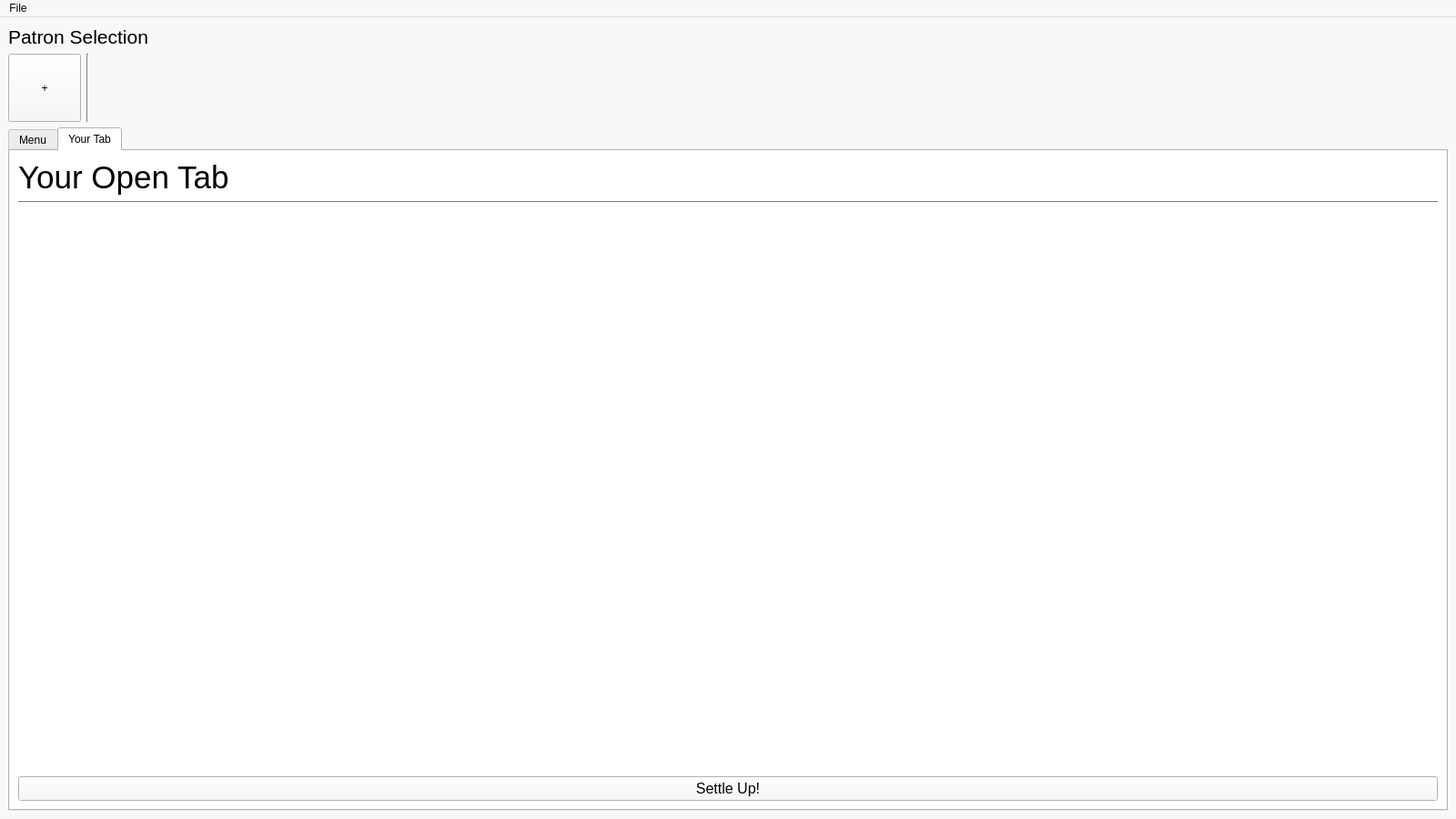
<?xml version="1.0" encoding="UTF-8"?>
<ui version="4.0">
 <class>main_window</class>
 <widget class="QMainWindow" name="main_window">
  <property name="geometry">
   <rect>
    <x>0</x>
    <y>0</y>
    <width>1600</width>
    <height>900</height>
   </rect>
  </property>
  <property name="baseSize">
   <size>
    <width>1600</width>
    <height>900</height>
   </size>
  </property>
  <property name="palette">
   <palette>
    <active>
     <colorrole role="WindowText">
      <brush brushstyle="SolidPattern">
       <color alpha="255">
        <red>0</red>
        <green>0</green>
        <blue>0</blue>
       </color>
      </brush>
     </colorrole>
     <colorrole role="Button">
      <brush brushstyle="SolidPattern">
       <color alpha="255">
        <red>248</red>
        <green>248</green>
        <blue>248</blue>
       </color>
      </brush>
     </colorrole>
     <colorrole role="Light">
      <brush brushstyle="SolidPattern">
       <color alpha="255">
        <red>255</red>
        <green>255</green>
        <blue>255</blue>
       </color>
      </brush>
     </colorrole>
     <colorrole role="Midlight">
      <brush brushstyle="SolidPattern">
       <color alpha="255">
        <red>251</red>
        <green>251</green>
        <blue>251</blue>
       </color>
      </brush>
     </colorrole>
     <colorrole role="Dark">
      <brush brushstyle="SolidPattern">
       <color alpha="255">
        <red>124</red>
        <green>124</green>
        <blue>124</blue>
       </color>
      </brush>
     </colorrole>
     <colorrole role="Mid">
      <brush brushstyle="SolidPattern">
       <color alpha="255">
        <red>165</red>
        <green>165</green>
        <blue>165</blue>
       </color>
      </brush>
     </colorrole>
     <colorrole role="Text">
      <brush brushstyle="SolidPattern">
       <color alpha="255">
        <red>0</red>
        <green>0</green>
        <blue>0</blue>
       </color>
      </brush>
     </colorrole>
     <colorrole role="BrightText">
      <brush brushstyle="SolidPattern">
       <color alpha="255">
        <red>255</red>
        <green>255</green>
        <blue>255</blue>
       </color>
      </brush>
     </colorrole>
     <colorrole role="ButtonText">
      <brush brushstyle="SolidPattern">
       <color alpha="255">
        <red>0</red>
        <green>0</green>
        <blue>0</blue>
       </color>
      </brush>
     </colorrole>
     <colorrole role="Base">
      <brush brushstyle="SolidPattern">
       <color alpha="255">
        <red>255</red>
        <green>255</green>
        <blue>255</blue>
       </color>
      </brush>
     </colorrole>
     <colorrole role="Window">
      <brush brushstyle="SolidPattern">
       <color alpha="255">
        <red>248</red>
        <green>248</green>
        <blue>248</blue>
       </color>
      </brush>
     </colorrole>
     <colorrole role="Shadow">
      <brush brushstyle="SolidPattern">
       <color alpha="255">
        <red>0</red>
        <green>0</green>
        <blue>0</blue>
       </color>
      </brush>
     </colorrole>
     <colorrole role="AlternateBase">
      <brush brushstyle="SolidPattern">
       <color alpha="255">
        <red>251</red>
        <green>251</green>
        <blue>251</blue>
       </color>
      </brush>
     </colorrole>
     <colorrole role="ToolTipBase">
      <brush brushstyle="SolidPattern">
       <color alpha="255">
        <red>255</red>
        <green>255</green>
        <blue>220</blue>
       </color>
      </brush>
     </colorrole>
     <colorrole role="ToolTipText">
      <brush brushstyle="SolidPattern">
       <color alpha="255">
        <red>0</red>
        <green>0</green>
        <blue>0</blue>
       </color>
      </brush>
     </colorrole>
    </active>
    <inactive>
     <colorrole role="WindowText">
      <brush brushstyle="SolidPattern">
       <color alpha="255">
        <red>0</red>
        <green>0</green>
        <blue>0</blue>
       </color>
      </brush>
     </colorrole>
     <colorrole role="Button">
      <brush brushstyle="SolidPattern">
       <color alpha="255">
        <red>248</red>
        <green>248</green>
        <blue>248</blue>
       </color>
      </brush>
     </colorrole>
     <colorrole role="Light">
      <brush brushstyle="SolidPattern">
       <color alpha="255">
        <red>255</red>
        <green>255</green>
        <blue>255</blue>
       </color>
      </brush>
     </colorrole>
     <colorrole role="Midlight">
      <brush brushstyle="SolidPattern">
       <color alpha="255">
        <red>251</red>
        <green>251</green>
        <blue>251</blue>
       </color>
      </brush>
     </colorrole>
     <colorrole role="Dark">
      <brush brushstyle="SolidPattern">
       <color alpha="255">
        <red>124</red>
        <green>124</green>
        <blue>124</blue>
       </color>
      </brush>
     </colorrole>
     <colorrole role="Mid">
      <brush brushstyle="SolidPattern">
       <color alpha="255">
        <red>165</red>
        <green>165</green>
        <blue>165</blue>
       </color>
      </brush>
     </colorrole>
     <colorrole role="Text">
      <brush brushstyle="SolidPattern">
       <color alpha="255">
        <red>0</red>
        <green>0</green>
        <blue>0</blue>
       </color>
      </brush>
     </colorrole>
     <colorrole role="BrightText">
      <brush brushstyle="SolidPattern">
       <color alpha="255">
        <red>255</red>
        <green>255</green>
        <blue>255</blue>
       </color>
      </brush>
     </colorrole>
     <colorrole role="ButtonText">
      <brush brushstyle="SolidPattern">
       <color alpha="255">
        <red>0</red>
        <green>0</green>
        <blue>0</blue>
       </color>
      </brush>
     </colorrole>
     <colorrole role="Base">
      <brush brushstyle="SolidPattern">
       <color alpha="255">
        <red>255</red>
        <green>255</green>
        <blue>255</blue>
       </color>
      </brush>
     </colorrole>
     <colorrole role="Window">
      <brush brushstyle="SolidPattern">
       <color alpha="255">
        <red>248</red>
        <green>248</green>
        <blue>248</blue>
       </color>
      </brush>
     </colorrole>
     <colorrole role="Shadow">
      <brush brushstyle="SolidPattern">
       <color alpha="255">
        <red>0</red>
        <green>0</green>
        <blue>0</blue>
       </color>
      </brush>
     </colorrole>
     <colorrole role="AlternateBase">
      <brush brushstyle="SolidPattern">
       <color alpha="255">
        <red>251</red>
        <green>251</green>
        <blue>251</blue>
       </color>
      </brush>
     </colorrole>
     <colorrole role="ToolTipBase">
      <brush brushstyle="SolidPattern">
       <color alpha="255">
        <red>255</red>
        <green>255</green>
        <blue>220</blue>
       </color>
      </brush>
     </colorrole>
     <colorrole role="ToolTipText">
      <brush brushstyle="SolidPattern">
       <color alpha="255">
        <red>0</red>
        <green>0</green>
        <blue>0</blue>
       </color>
      </brush>
     </colorrole>
    </inactive>
    <disabled>
     <colorrole role="WindowText">
      <brush brushstyle="SolidPattern">
       <color alpha="255">
        <red>124</red>
        <green>124</green>
        <blue>124</blue>
       </color>
      </brush>
     </colorrole>
     <colorrole role="Button">
      <brush brushstyle="SolidPattern">
       <color alpha="255">
        <red>248</red>
        <green>248</green>
        <blue>248</blue>
       </color>
      </brush>
     </colorrole>
     <colorrole role="Light">
      <brush brushstyle="SolidPattern">
       <color alpha="255">
        <red>255</red>
        <green>255</green>
        <blue>255</blue>
       </color>
      </brush>
     </colorrole>
     <colorrole role="Midlight">
      <brush brushstyle="SolidPattern">
       <color alpha="255">
        <red>251</red>
        <green>251</green>
        <blue>251</blue>
       </color>
      </brush>
     </colorrole>
     <colorrole role="Dark">
      <brush brushstyle="SolidPattern">
       <color alpha="255">
        <red>124</red>
        <green>124</green>
        <blue>124</blue>
       </color>
      </brush>
     </colorrole>
     <colorrole role="Mid">
      <brush brushstyle="SolidPattern">
       <color alpha="255">
        <red>165</red>
        <green>165</green>
        <blue>165</blue>
       </color>
      </brush>
     </colorrole>
     <colorrole role="Text">
      <brush brushstyle="SolidPattern">
       <color alpha="255">
        <red>124</red>
        <green>124</green>
        <blue>124</blue>
       </color>
      </brush>
     </colorrole>
     <colorrole role="BrightText">
      <brush brushstyle="SolidPattern">
       <color alpha="255">
        <red>255</red>
        <green>255</green>
        <blue>255</blue>
       </color>
      </brush>
     </colorrole>
     <colorrole role="ButtonText">
      <brush brushstyle="SolidPattern">
       <color alpha="255">
        <red>124</red>
        <green>124</green>
        <blue>124</blue>
       </color>
      </brush>
     </colorrole>
     <colorrole role="Base">
      <brush brushstyle="SolidPattern">
       <color alpha="255">
        <red>248</red>
        <green>248</green>
        <blue>248</blue>
       </color>
      </brush>
     </colorrole>
     <colorrole role="Window">
      <brush brushstyle="SolidPattern">
       <color alpha="255">
        <red>248</red>
        <green>248</green>
        <blue>248</blue>
       </color>
      </brush>
     </colorrole>
     <colorrole role="Shadow">
      <brush brushstyle="SolidPattern">
       <color alpha="255">
        <red>0</red>
        <green>0</green>
        <blue>0</blue>
       </color>
      </brush>
     </colorrole>
     <colorrole role="AlternateBase">
      <brush brushstyle="SolidPattern">
       <color alpha="255">
        <red>248</red>
        <green>248</green>
        <blue>248</blue>
       </color>
      </brush>
     </colorrole>
     <colorrole role="ToolTipBase">
      <brush brushstyle="SolidPattern">
       <color alpha="255">
        <red>255</red>
        <green>255</green>
        <blue>220</blue>
       </color>
      </brush>
     </colorrole>
     <colorrole role="ToolTipText">
      <brush brushstyle="SolidPattern">
       <color alpha="255">
        <red>0</red>
        <green>0</green>
        <blue>0</blue>
       </color>
      </brush>
     </colorrole>
    </disabled>
   </palette>
  </property>
  <property name="windowTitle">
   <string>POS</string>
  </property>
  <widget class="QWidget" name="centralwidget">
   <property name="baseSize">
    <size>
     <width>1850</width>
     <height>1000</height>
    </size>
   </property>
   <layout class="QVBoxLayout" name="verticalLayout">
    <item>
     <widget class="QLabel" name="label_3">
      <property name="font">
       <font>
        <pointsize>16</pointsize>
       </font>
      </property>
      <property name="text">
       <string>Patron Selection</string>
      </property>
     </widget>
    </item>
    <item>
     <layout class="QHBoxLayout" name="horizontalLayout">
      <property name="topMargin">
       <number>0</number>
      </property>
      <item>
       <widget class="QPushButton" name="new_user_button">
        <property name="minimumSize">
         <size>
          <width>75</width>
          <height>75</height>
         </size>
        </property>
        <property name="text">
         <string>+</string>
        </property>
       </widget>
      </item>
      <item>
       <widget class="Line" name="line">
        <property name="orientation">
         <enum>Qt::Vertical</enum>
        </property>
       </widget>
      </item>
      <item>
       <spacer name="horizontalSpacer">
        <property name="orientation">
         <enum>Qt::Horizontal</enum>
        </property>
        <property name="sizeHint" stdset="0">
         <size>
          <width>40</width>
          <height>20</height>
         </size>
        </property>
       </spacer>
      </item>
     </layout>
    </item>
    <item>
     <widget class="QTabWidget" name="tabWidget">
      <property name="currentIndex">
       <number>1</number>
      </property>
      <widget class="QWidget" name="menu_tab">
       <attribute name="title">
        <string>Menu</string>
       </attribute>
       <layout class="QVBoxLayout" name="verticalLayout_2">
        <item>
         <widget class="QLabel" name="label">
          <property name="sizePolicy">
           <sizepolicy hsizetype="Preferred" vsizetype="Preferred">
            <horstretch>0</horstretch>
            <verstretch>0</verstretch>
           </sizepolicy>
          </property>
          <property name="font">
           <font>
            <pointsize>26</pointsize>
           </font>
          </property>
          <property name="text">
           <string>Available Drinks</string>
          </property>
         </widget>
        </item>
        <item>
         <widget class="Line" name="line_2">
          <property name="orientation">
           <enum>Qt::Horizontal</enum>
          </property>
         </widget>
        </item>
        <item>
         <layout class="QGridLayout" name="menu_grid_layout"/>
        </item>
        <item>
         <spacer name="verticalSpacer">
          <property name="orientation">
           <enum>Qt::Vertical</enum>
          </property>
          <property name="sizeHint" stdset="0">
           <size>
            <width>20</width>
            <height>40</height>
           </size>
          </property>
         </spacer>
        </item>
       </layout>
      </widget>
      <widget class="QWidget" name="tab_tab">
       <attribute name="title">
        <string>Your Tab</string>
       </attribute>
       <layout class="QVBoxLayout" name="verticalLayout_4">
        <item>
         <widget class="QLabel" name="label_2">
          <property name="font">
           <font>
            <pointsize>26</pointsize>
           </font>
          </property>
          <property name="text">
           <string>Your Open Tab</string>
          </property>
         </widget>
        </item>
        <item>
         <widget class="Line" name="line_3">
          <property name="orientation">
           <enum>Qt::Horizontal</enum>
          </property>
         </widget>
        </item>
        <item>
         <layout class="QVBoxLayout" name="verticalLayout_3"/>
        </item>
        <item>
         <spacer name="verticalSpacer_2">
          <property name="orientation">
           <enum>Qt::Vertical</enum>
          </property>
          <property name="sizeHint" stdset="0">
           <size>
            <width>20</width>
            <height>40</height>
           </size>
          </property>
         </spacer>
        </item>
        <item>
         <widget class="QPushButton" name="settle_up_button">
          <property name="font">
           <font>
            <pointsize>12</pointsize>
           </font>
          </property>
          <property name="text">
           <string>Settle Up!</string>
          </property>
         </widget>
        </item>
       </layout>
      </widget>
     </widget>
    </item>
   </layout>
  </widget>
  <widget class="QMenuBar" name="menubar">
   <property name="geometry">
    <rect>
     <x>0</x>
     <y>0</y>
     <width>1600</width>
     <height>21</height>
    </rect>
   </property>
   <widget class="QMenu" name="menuFile">
    <property name="title">
     <string>File</string>
    </property>
   </widget>
   <addaction name="menuFile"/>
  </widget>
  <action name="actionOsilloscope_Setup">
   <property name="text">
    <string>Osilloscope Setup</string>
   </property>
  </action>
  <action name="actionPulser_Setup">
   <property name="text">
    <string>Pulser Setup</string>
   </property>
  </action>
  <action name="actionLeakage_Setup">
   <property name="text">
    <string>Leakage Setup</string>
   </property>
  </action>
  <action name="actionBias_Setup">
   <property name="text">
    <string>Bias Setup</string>
   </property>
  </action>
  <action name="actionProbe_Station_Setup">
   <property name="text">
    <string>Probe Station Setup</string>
   </property>
  </action>
  <action name="actionStandard_TLP">
   <property name="text">
    <string>Standard TLP (TDR-O)</string>
   </property>
  </action>
  <action name="actionVF_TLP_TDR_S">
   <property name="text">
    <string>VF-TLP (TDR-S)</string>
   </property>
  </action>
  <action name="actionSave_Settings">
   <property name="text">
    <string>Save Settings</string>
   </property>
   <property name="shortcut">
    <string>Ctrl+S</string>
   </property>
  </action>
  <action name="actionLoad_Settings">
   <property name="text">
    <string>Load Settings</string>
   </property>
   <property name="shortcut">
    <string>Ctrl+O</string>
   </property>
  </action>
  <action name="actionStop_Criteria">
   <property name="text">
    <string>Stop Criteria</string>
   </property>
  </action>
  <action name="actionCalibration_Setup">
   <property name="text">
    <string>Calibration Window</string>
   </property>
  </action>
  <action name="actionCalibration_Wizard">
   <property name="text">
    <string>Calibration Wizard</string>
   </property>
  </action>
  <action name="actionOpen_Manual_Test_Window">
   <property name="enabled">
    <bool>true</bool>
   </property>
   <property name="text">
    <string>Open Manual Test Window</string>
   </property>
   <property name="iconVisibleInMenu">
    <bool>true</bool>
   </property>
  </action>
  <action name="actionVersion_Information">
   <property name="text">
    <string>Version Information</string>
   </property>
  </action>
  <action name="actionESDEMC_Website">
   <property name="text">
    <string>ESDEMC Website</string>
   </property>
  </action>
  <action name="actionBias_Setup_2">
   <property name="text">
    <string>Bias Setup</string>
   </property>
  </action>
  <action name="actionBias_Setup_3">
   <property name="text">
    <string>Bias Setup</string>
   </property>
  </action>
  <action name="actionEnable_Autosave">
   <property name="checkable">
    <bool>true</bool>
   </property>
   <property name="checked">
    <bool>true</bool>
   </property>
   <property name="text">
    <string>Enable Autosave</string>
   </property>
  </action>
  <action name="actionManual_Test_Window">
   <property name="text">
    <string>Manual Test Window</string>
   </property>
  </action>
  <action name="actionSave_Settings_2">
   <property name="text">
    <string>Save Settings</string>
   </property>
  </action>
  <action name="actiontest">
   <property name="text">
    <string>test</string>
   </property>
  </action>
  <action name="actionAdvanced_Mode">
   <property name="checkable">
    <bool>true</bool>
   </property>
   <property name="text">
    <string>Advanced Mode</string>
   </property>
  </action>
  <action name="actionPerformance_Stats">
   <property name="text">
    <string>Performance Stats</string>
   </property>
  </action>
  <action name="actionOutput_Log">
   <property name="text">
    <string>Output Log</string>
   </property>
  </action>
  <action name="actionVerification">
   <property name="text">
    <string>Verification</string>
   </property>
  </action>
  <action name="actionMeasuremt_Method">
   <property name="text">
    <string>Measurement Method</string>
   </property>
  </action>
  <action name="actionScope_Log">
   <property name="text">
    <string>Scope Log</string>
   </property>
  </action>
 </widget>
 <resources/>
 <connections/>
</ui>
